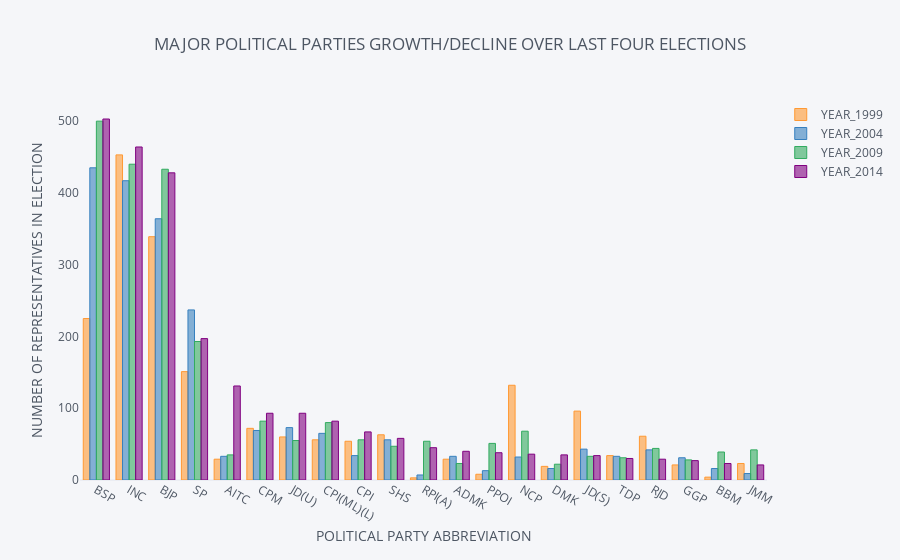

Notebook code cell kept with this figure:
### Code cell
z.iloc[0:21].iplot(kind='bar', x='PARTY_ABBREVIATION',y=['YEAR_1999','YEAR_2004','YEAR_2009','YEAR_2014'],title='MAJOR POLITICAL PARTIES GROWTH/DECLINE OVER LAST FOUR ELECTIONS',xTitle='POLITICAL PARTY ABBREVIATION',yTitle='NUMBER OF REPRESENTATIVES IN ELECTION',showgrid=False)

### Figure 1 — Plotly figure (JSON) as saved in the notebook; plotly's stock layout.template omitted (floating-point values rounded to 4 significant figures)
{"data": [{"marker": {"color": "rgba(255, 153, 51, 0.6)", "line": {"color": "rgba(255, 153, 51, 1.0)", "width": 1}}, "name": "YEAR_1999", "orientation": "v", "text": "", "type": "bar", "x": ["BSP", "INC", "BJP", "SP", "AITC", "CPM", "JD(U)", "CPI(ML)(L)", "CPI", "SHS", "RPI(A)", "ADMK", "PPOI", "NCP", "DMK", "JD(S)", "TDP", "RJD", "GGP", "BBM", "JMM"], "y": [225, 453, 339, 151, 29, 72, 60, 56, 54, 63, 3, 29, 8, 132, 19, 96, 34, 61, 21, 4, 23]}, {"marker": {"color": "rgba(55, 128, 191, 0.6)", "line": {"color": "rgba(55, 128, 191, 1.0)", "width": 1}}, "name": "YEAR_2004", "orientation": "v", "text": "", "type": "bar", "x": ["BSP", "INC", "BJP", "SP", "AITC", "CPM", "JD(U)", "CPI(ML)(L)", "CPI", "SHS", "RPI(A)", "ADMK", "PPOI", "NCP", "DMK", "JD(S)", "TDP", "RJD", "GGP", "BBM", "JMM"], "y": [435, 417, 364, 237, 33, 69, 73, 65, 34, 56, 7, 33, 13, 32, 16, 43, 33, 42, 31, 16, 9]}, {"marker": {"color": "rgba(50, 171, 96, 0.6)", "line": {"color": "rgba(50, 171, 96, 1.0)", "width": 1}}, "name": "YEAR_2009", "orientation": "v", "text": "", "type": "bar", "x": ["BSP", "INC", "BJP", "SP", "AITC", "CPM", "JD(U)", "CPI(ML)(L)", "CPI", "SHS", "RPI(A)", "ADMK", "PPOI", "NCP", "DMK", "JD(S)", "TDP", "RJD", "GGP", "BBM", "JMM"], "y": [500, 440, 433, 193, 35, 82, 55, 80, 56, 47, 54, 23, 51, 68, 22, 33, 31, 44, 28, 39, 42]}, {"marker": {"color": "rgba(128, 0, 128, 0.6)", "line": {"color": "rgba(128, 0, 128, 1.0)", "width": 1}}, "name": "YEAR_2014", "orientation": "v", "text": "", "type": "bar", "x": ["BSP", "INC", "BJP", "SP", "AITC", "CPM", "JD(U)", "CPI(ML)(L)", "CPI", "SHS", "RPI(A)", "ADMK", "PPOI", "NCP", "DMK", "JD(S)", "TDP", "RJD", "GGP", "BBM", "JMM"], "y": [503, 464, 428, 197, 131, 93, 93, 82, 67, 58, 45, 40, 38, 36, 35, 34, 30, 29, 27, 23, 21]}], "layout": {"legend": {"bgcolor": "#F5F6F9", "font": {"color": "#4D5663"}}, "paper_bgcolor": "#F5F6F9", "plot_bgcolor": "#F5F6F9", "title": "MAJOR POLITICAL PARTIES GROWTH/DECLINE OVER LAST FOUR ELECTIONS", "titlefont": {"color": "#4D5663"}, "xaxis1": {"gridcolor": "#E1E5ED", "showgrid": false, "tickfont": {"color": "#4D5663"}, "title": "POLITICAL PARTY ABBREVIATION", "titlefont": {"color": "#4D5663"}, "zerolinecolor": "#E1E5ED"}, "yaxis1": {"gridcolor": "#E1E5ED", "showgrid": false, "tickfont": {"color": "#4D5663"}, "title": "NUMBER OF REPRESENTATIVES IN ELECTION", "titlefont": {"color": "#4D5663"}, "zerolinecolor": "#E1E5ED"}}}
